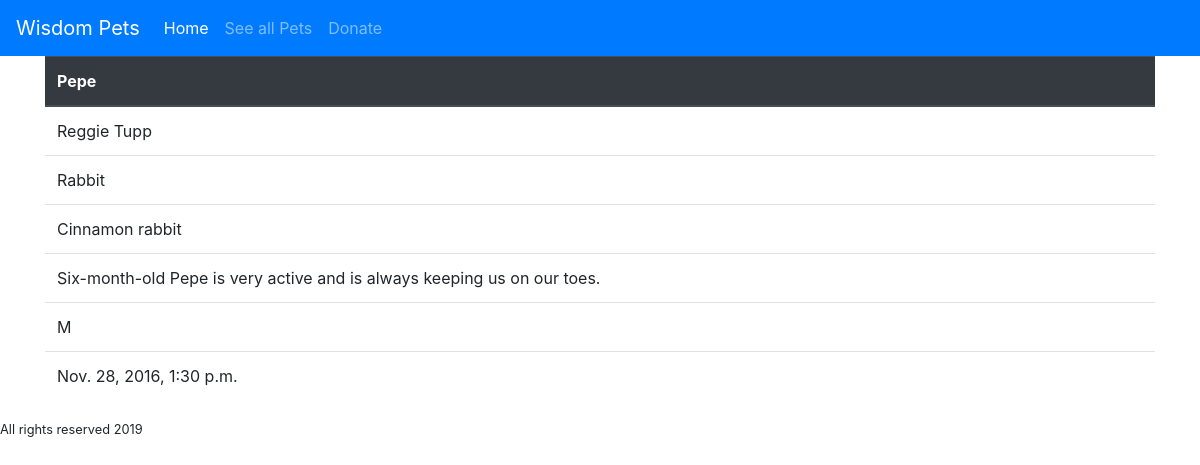
The app's page /adoptions/1 with its own data.
### adoptions/models.py (models this page shows, shortened)
class Pet(models.Model):
    SEX_CHOICES = [('M','Male'),('F','Female')]
    name = models.CharField(max_length=100)
    submitter = models.CharField(max_length=100)
    species = models.CharField(max_length=50)
    breed = models.CharField(max_length=50)
    description = models.TextField()
    sex = models.CharField(choices=SEX_CHOICES, max_length=1, blank=True)
    submission_date = models.DateTimeField()
    age = models.IntegerField(null=True)
    vaccinations = models.ManyToManyField('Vaccine',blank=True)

### adoptions/views.py (the view)
# urls.py: path('<int:pet_id>', views.pet_detail, name="pet_detail")
def pet_detail(request, pet_id):
    pet = Pet.objects.get(pk=pet_id)
    return render(request, "pet_detail.html", {'pet':pet})

### adoptions/templates/pet_detail.html (shortened to what this page needs)
{% extends 'base.html' %}
{% block content %}
<div class="container">
  <table class="table table-hover">
    <thead class="thead-dark">
      <th>{{ pet.name }}</th>
    </thead>
    <tbody>
      <tr>
        <td>{{ pet.submitter }}</td>
      </tr>
      <tr>
        <td>{{ pet.species }}</td>
      </tr>
      <tr>
        <td>{{ pet.breed }}</td>
      </tr>
      <tr>
        <td>{{ pet.description }}</td>
      </tr>
      {% if pet.sex %}
      <tr>
        <td>{{ pet.sex }}</td>
      </tr>
      {% endif %}
      <tr>
        <td>{{ pet.submission_date }}</td>
      </tr>
    </tbody>
  </table>
</div>
{% endblock %}

### records on screen
Pet: name "Pepe", submitter "Reggie Tupp", species "Rabbit", breed "Cinnamon rabbit", description "Six-month-old Pepe is very active and is always keeping us on our toes.", sex "M", submission_date "Nov. 28, 2016, 1:30 p.m."
